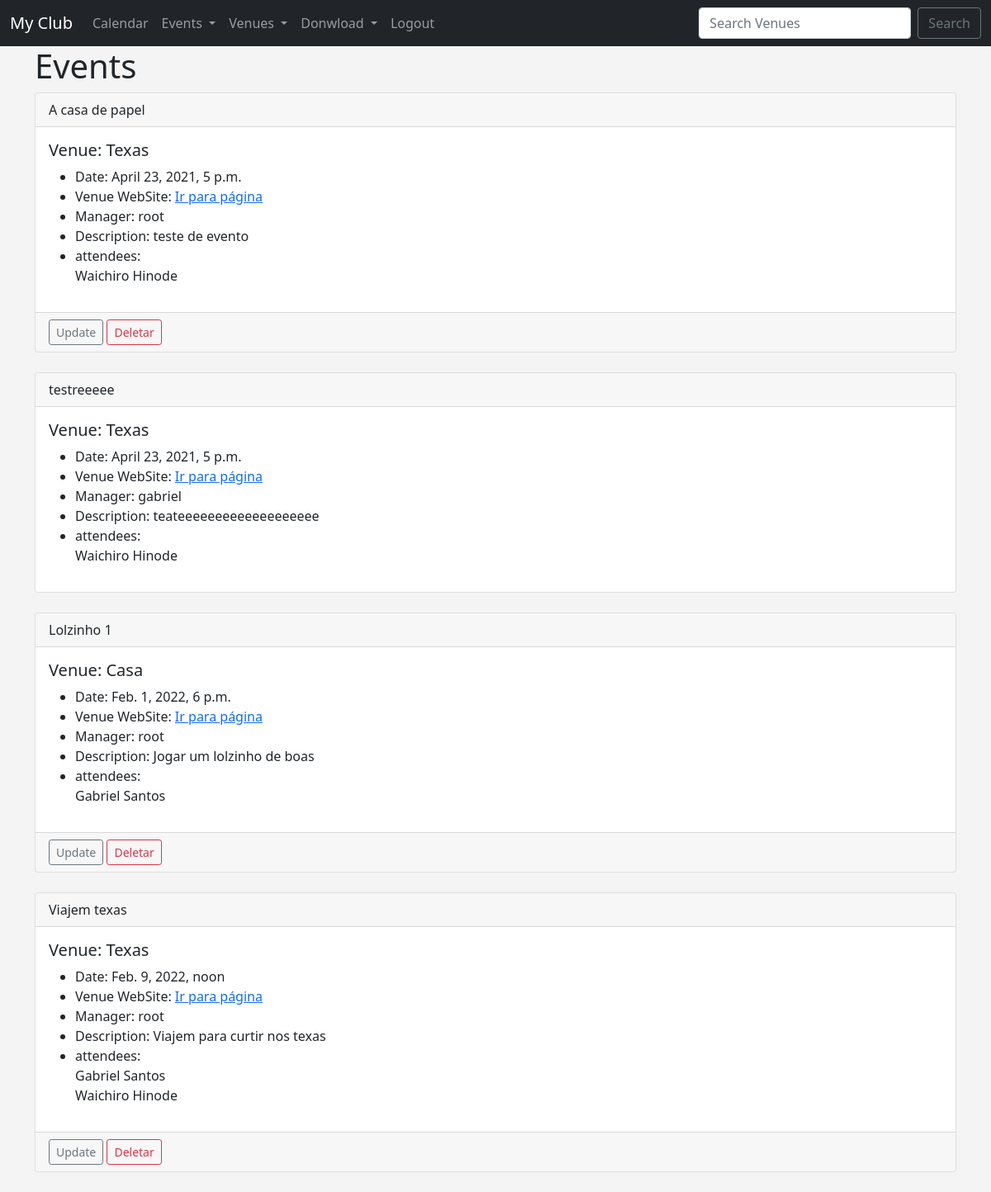
/events/ (signed in), run on the app's committed database.
### events/models.py (models this page shows)
class Event(models.Model):
    name = models.CharField('Event name', max_length=120)
    event_date= models.DateTimeField('Event Date')
    venue = models.ForeignKey(Venue, blank=True, null=True, on_delete=models.CASCADE)
    manager = models.ForeignKey(User, blank=True, null=True, on_delete=models.SET_NULL)
    description = models.TextField(blank=True)
    attendees = models.ManyToManyField(myClubUser, blank=True) # Aqui é uma chave muitos para muitos
    def __str__(self):
        return self.name

class Venue(models.Model):
    name = models.CharField("Venue name", max_length=120)
    address = models.CharField(max_length=300)
    zip_code = models.CharField('Zip code', max_length=15)
    phone = models.CharField('contactphone', max_length=25)
    web = models.URLField('Website Adress' )
    email_address = models.EmailField('Email address', blank=True)
    owner = models.IntegerField("Venue Owner", blank=False, default=1)
    def __str__(self):
        return self.name

class myClubUser(models.Model):
    first_name = models.CharField(max_length=30)
    last_name = models.CharField(max_length=30)
    email = models.EmailField('User email')
    def __str__(self):
        return self.first_name + ' ' + self.last_name

### events/views.py (the view)
# urls.py: path('events/', views.all_events, name="list-events"),#Vai para a pagina q lista todos os eventos
def all_events(request):
    event_list = Event.objects.all().order_by('event_date')
    context = {
        "event_list": event_list
    }
    return render(request, 'events/events.html', context)

### events/templates/events/events.html
{% extends 'events/base.html' %}
{% block content %}
<h1>Events</h1>
    {% for event in event_list %}
        <div class="card">
            <div class="card-header">
                {{ event }}
            </div>
            <div class="card-body">
            <h5 class="card-title">Venue: {{ event.venue }}</h5>
            <ul>
                <li>Date: {{ event.event_date }}</li>
                <li>Venue WebSite: <a href="{{ event.venue.web }}">Ir para página</a></li>
                <li>Manager: {{ event.manager }}</li>
                <li>Description: {{ event.description }}</li>
                <li>attendees: <br>
                    {% for user in event.attendees.all %}
                        {{ user }} <br>
                    {% endfor%}
                </li>
            </ul>
            </div>
            {% if user.is_authenticated %}
                {% if user == event.manager %}
                    <div class="card-footer">
                            <a href="{% url 'update-event' event.id %}" class="btn btn-outline-secondary btn-sm">Update</a>
                            <a href="{% url 'delete-event' event.id %}" class="btn btn-outline-danger btn-sm">Deletar</a>
                    </div>
                {% endif %}
            {% endif %}
        </div>
        <br>
    {% endfor %}
{% endblock %}

### events/templates/events/base.html (style rules this page uses)
body { background: #f4f4f4; }

### data on the page
Event: name "A casa de papel", venue "Texas", event_date "April 23, 2021, 5 p.m.", manager "root", description "teste de evento", shows "Update"
myClubUser: first_name+last_name "Waichiro Hinode"
Event: name "testreeeee", venue "Texas", event_date "April 23, 2021, 5 p.m.", manager "gabriel", description "teateeeeeeeeeeeeeeeeeee"
Event: name "Lolzinho 1", venue "Casa", event_date "Feb. 1, 2022, 6 p.m.", manager "root", description "Jogar um lolzinho de boas", shows "Update"
myClubUser: first_name+last_name "Gabriel Santos"
Event: name "Viajem texas", venue "Texas", event_date "Feb. 9, 2022, noon", manager "root", description "Viajem para curtir nos texas", shows "Update"
